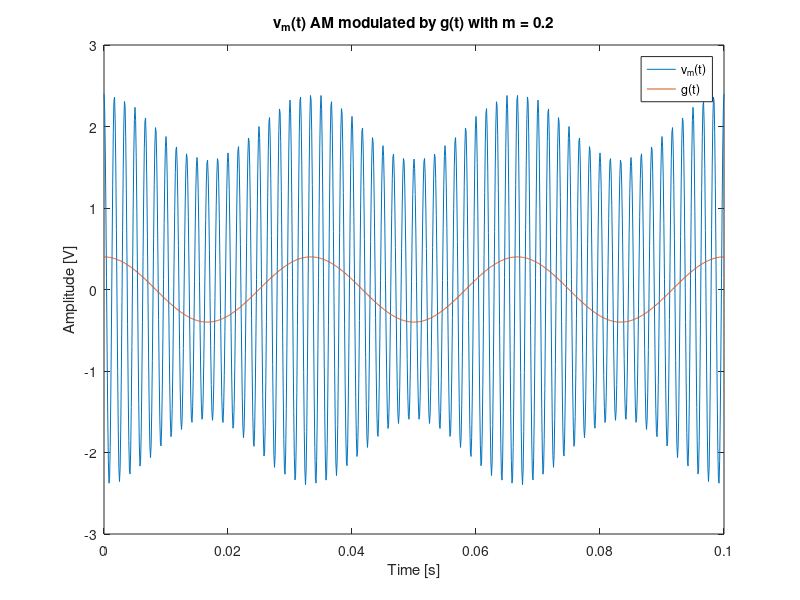
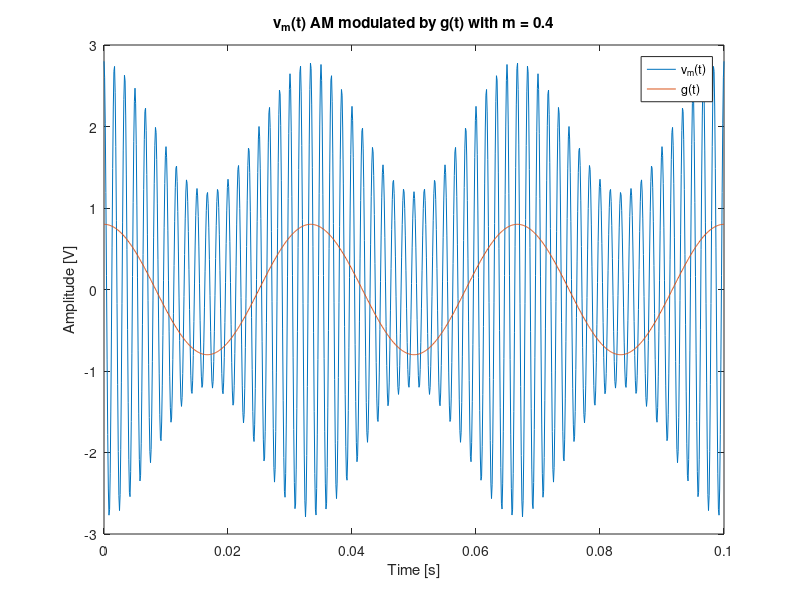
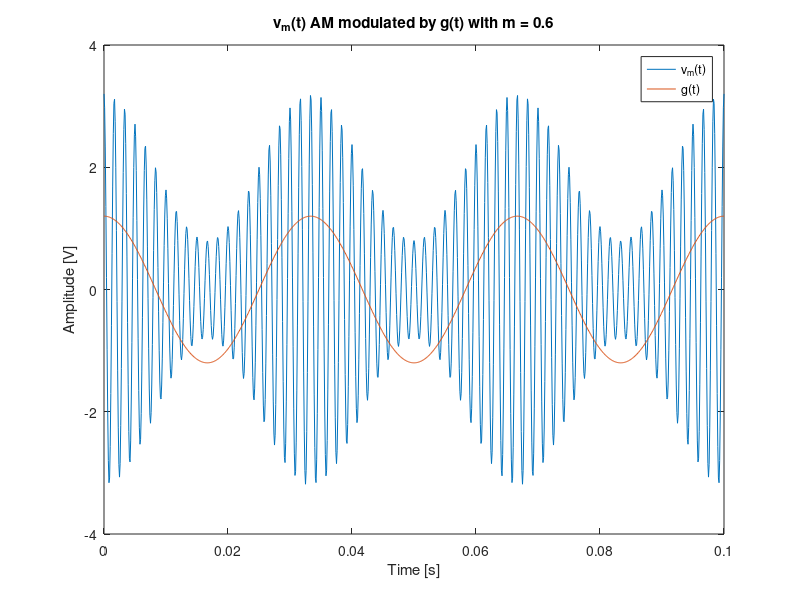
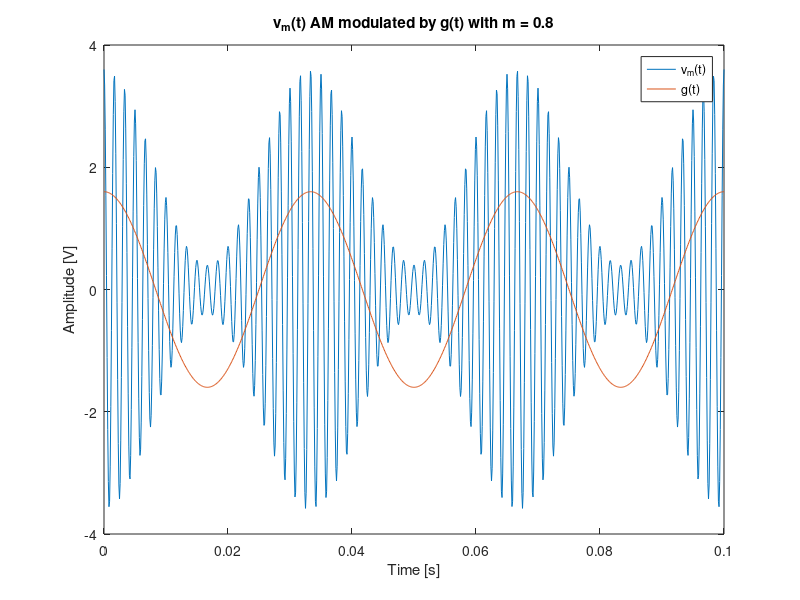

The MATLAB source for these figures, in order:
clear all; close all;

Ac = 2;
fc = 600;
wc = fc*2*pi;
fm = 30;
wm = fm*2*pi;
Am = [0.4, 0.8, 1.2, 1.6, 2];
t = [0:0.0001:0.1];

for i = 1:length(Am) 
    m = Am(i)/Ac;
    g = Am(i).*cos(wm.*t);
    vm = Ac.*(1+m.*cos(wm.*t)).*cos(wc.*t);
    figure;
    hold on;
    box on;
    set(gcf,'position', [0,0,800, 600]);
    plot(t, vm);
    plot(t, g);
    legend('v_m(t)', 'g(t)');
    title(['v_m(t) AM modulated by g(t) with m = ',num2str(m)]);
    xlabel("Time [s]");
    ylabel("Amplitude [V]");
    hold off;
end